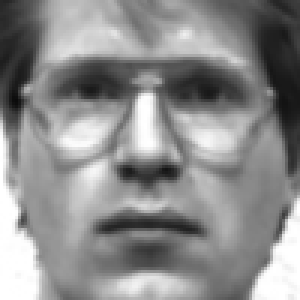
%> input picture faceRecognize/faceDetect/imageProcess/s2.bmp, 100 x 100 px (shown 3 times larger)
$ octave --eval "result = Haarprocess('s2.bmp');"   (GNU Octave 9; MATLAB toolbox functions it lacks are replaced by stand-ins)
%> lines starting %> are read from the running program, lines starting %| are printed output that depends on the picture
function [ii] = Haarprocess(imagename)
%> called with imagename = 's2.bmp'
%HAARPROCESS Summary of this function goes here
%   Detailed explanation goes here
a=imread(imagename);
%> a is the input picture: size 100x100 uint8; min 11, max 255, mean 140.6
a=double(a);
%> a: size 100x100 double
imshow(a);
[m,n]=size(a);
%> m = 100; n = 100
%初始化迭代矩阵
s=zeros(m+1,n+1);
ii=zeros(m+1,n+1);

%根据公式迭代计算积分图
for i=2:m+1
    for j=2:n+1
        s(i,j)=s(i,j-1)+a(i-1,j-1);
        ii(i,j)=ii(i-1,j)+s(i,j);
    end
end
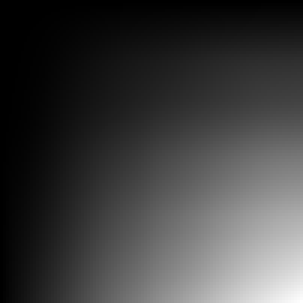
%> ii: size 101x101 double (shown 3 times larger); min 0, max 1405960, mean 343893.6; drawn with min black and max white
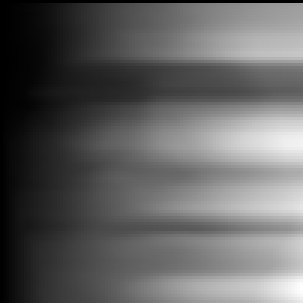
%> s: size 101x101 double (shown 3 times larger); min 0, max 18991, mean 7275.6; drawn with min black and max white

%转化为灰度图像
ii
 ii = im2uint8(mat2gray(ii(2:m+1,2:n+1)));
%> ii: size 100x100 uint8
figure;
imshow(ii);

end
